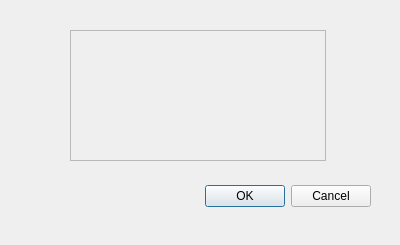
<?xml version="1.0" encoding="UTF-8"?>
<ui version="4.0">
 <class>MessageDialog</class>
 <widget class="QDialog" name="MessageDialog">
  <property name="geometry">
   <rect>
    <x>0</x>
    <y>0</y>
    <width>400</width>
    <height>245</height>
   </rect>
  </property>
  <property name="windowTitle">
   <string>Dialog</string>
  </property>
  <widget class="QDialogButtonBox" name="buttonBox">
   <property name="geometry">
    <rect>
     <x>30</x>
     <y>180</y>
     <width>341</width>
     <height>32</height>
    </rect>
   </property>
   <property name="orientation">
    <enum>Qt::Horizontal</enum>
   </property>
   <property name="standardButtons">
    <set>QDialogButtonBox::Cancel|QDialogButtonBox::Ok</set>
   </property>
  </widget>
  <widget class="QTextEdit" name="messageTextBox">
   <property name="enabled">
    <bool>false</bool>
   </property>
   <property name="geometry">
    <rect>
     <x>70</x>
     <y>30</y>
     <width>256</width>
     <height>131</height>
    </rect>
   </property>
  </widget>
 </widget>
 <resources/>
 <connections>
  <connection>
   <sender>buttonBox</sender>
   <signal>accepted()</signal>
   <receiver>MessageDialog</receiver>
   <slot>accept()</slot>
   <hints>
    <hint type="sourcelabel">
     <x>248</x>
     <y>254</y>
    </hint>
    <hint type="destinationlabel">
     <x>157</x>
     <y>274</y>
    </hint>
   </hints>
  </connection>
  <connection>
   <sender>buttonBox</sender>
   <signal>rejected()</signal>
   <receiver>MessageDialog</receiver>
   <slot>reject()</slot>
   <hints>
    <hint type="sourcelabel">
     <x>316</x>
     <y>260</y>
    </hint>
    <hint type="destinationlabel">
     <x>286</x>
     <y>274</y>
    </hint>
   </hints>
  </connection>
 </connections>
</ui>
